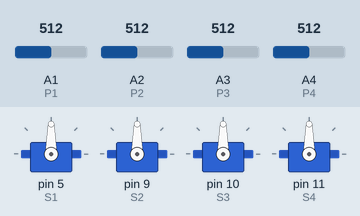
This sketch was run on a simulated Arduino Uno, built with avr-gcc and run on an emulated ATmega328P. Parts: 4 × servo. The test bench sets the inputs (shaded band); at power-on: A1 (P1) = 512, A2 (P2) = 512, A3 (P3) = 512, A4 (P4) = 512.

Above: at 1.2 s.
1.3 s: A1 (P1) set to 716
At 1.9 s:
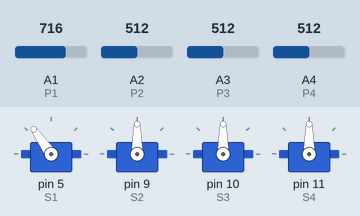
2.8 s: A2 (P2) set to 716
At 4.0 s:
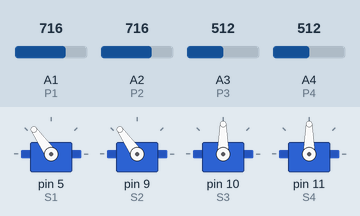
4.3 s: A3 (P3) set to 716
At 5.4 s:
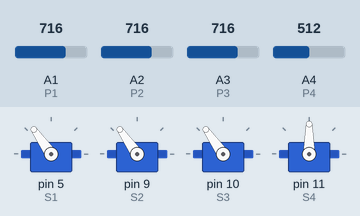
5.8 s: A4 (P4) set to 716
At 6.6 s:
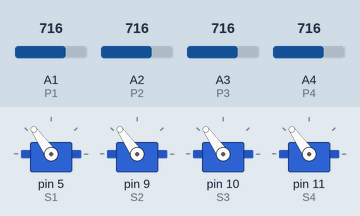
7.3 s: A1 (P1) set to 992
At 7.7 s:
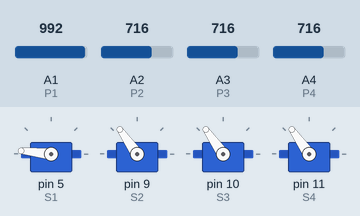
8.8 s: A2 (P2) set to 992
At 10.0 s:
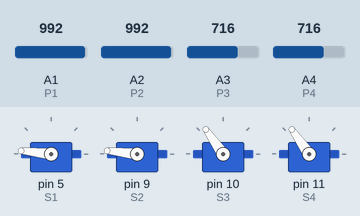
Timing chart, 0 to 11.3 s (numbered marks = the images above; inputs shaded):
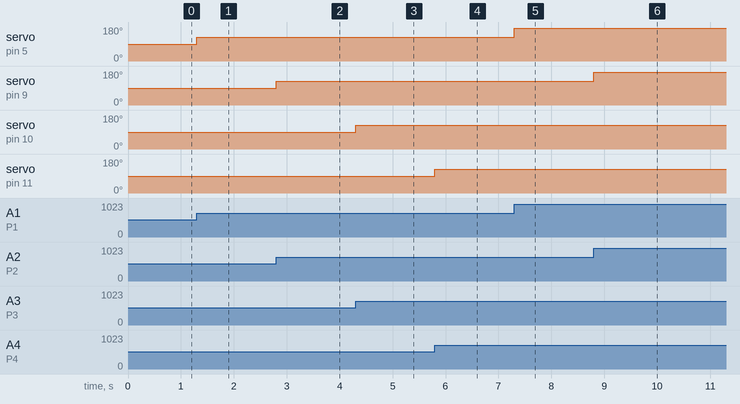

The sketch:

BrazoRobotico_2.ino
```cpp
#include <Servo.h>

// Macros para los pines de los servos
#define S1 5
#define S2 9
#define S3 10
#define S4 11

// Macros para los pines analógicos de los potes
#define P1 A1
#define P2 A2
#define P3 A3
#define P4 A4


// Creación de los objetos servo en el código
Servo servo1;
Servo servo2;
Servo servo3;
Servo servo4;

// Declaración de las variables que leerán los valores de los potenciómetros.
int pot1;
int pot2;
int pot3;
int pot4;

// Declaración de las variables que darán la posición a los servos
int ser1;
int ser2;
int ser3;
int ser4;

void setup() {
  pinMode(P1,INPUT);
  pinMode(P2,INPUT);
  pinMode(P3,INPUT);
  pinMode(P4,INPUT);

  // Para leer la posición de los servos y los potes en pantalla
  Serial.begin(9600);

  // Unimos los servos al pin que les corresponde
  servo1.attach(S1);
  servo2.attach(S2);
  servo3.attach(S3);
  servo4.attach(S4);

}

void loop() {

  // Leemos el valor de los 4 potenciómetros
  pot1 = analogRead(P1);
  pot2 = analogRead(P2);
  pot3 = analogRead(P3);
  pot4 = analogRead(P4);

  // Convertimos el valor de los potenciómetros a un ángulo del servo
  ser1 = map(pot1, 0, 1024, 0, 180);
  ser2 = map(pot2, 0, 1024, 0, 180);
  ser3 = map(pot3, 0, 1024, 0, 180);
  ser4 = map(pot4, 0, 1024, 0, 180);

  // Llevamos el servo a la posición marcada
  servo1.write(ser1);
  servo2.write(ser2);
  servo3.write(ser3);
  servo4.write(ser4);

  //Le damos un pequeño tiempo para que el servo alcance la posición
}
```

Measured:
- after the input at 1.3 s, servo on pin 5 (S1): 90° → 125° at once
- after the input at 2.8 s, servo on pin 9 (S2): 90° → 125° at once
- after the input at 4.3 s, servo on pin 10 (S3): 90° → 125° at once
- after the input at 5.8 s, servo on pin 11 (S4): 90° → 125° at once
- after the input at 7.3 s, servo on pin 5 (S1): 125° → 174° at once
- after the input at 8.8 s, servo on pin 9 (S2): 125° → 174° at once
